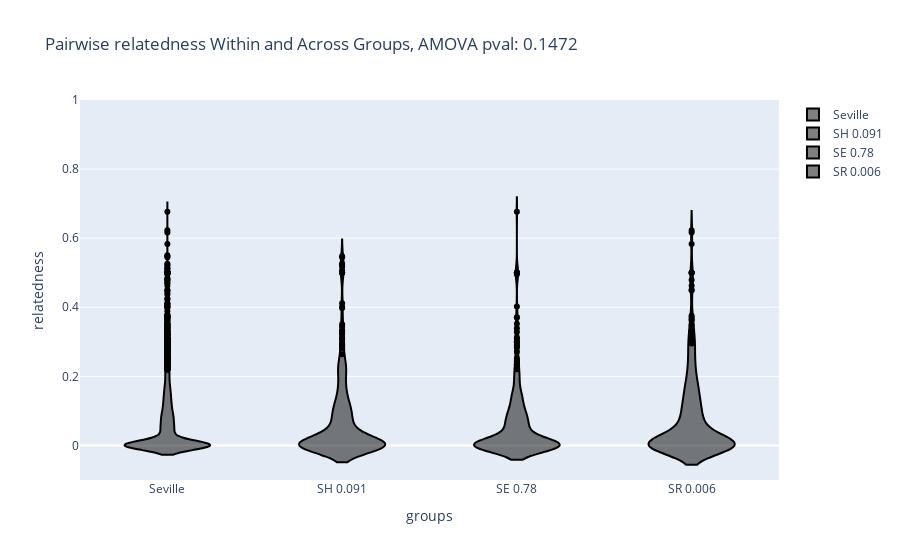

The cell this chart's notebook holds for it:
### Code cell
## We'll first look at the distribution of genetic distances across the colony and within roosting groups.
## First get genetic distance matrix:
np.random.seed(12345678)

fig_box_rel= []

###########################
### for Seville
Sev_sim_matrix= [[Ind_asso[y][x] for x in Seville_order] for y in Seville_order]
Sev_sim_matrix= np.array(Sev_sim_matrix)
iuSev= np.triu_indices(Sev_sim_matrix.shape[0],1)
Sev_sim_vector= Sev_sim_matrix[iuSev]

fig_box_rel.append(go.Violin(
    y= Sev_sim_vector,
    name= 'Seville',
    marker= dict(
    color= 'black'
    )
))

###########################
### SH
SH_sim_matrix= [[Ind_asso[y][x] for x in gp_bats['SH']] for y in gp_bats['SH']]
SH_sim_matrix= np.array(SH_sim_matrix)
iuSH= np.triu_indices(SH_sim_matrix.shape[0],1)
SH_sim_vector= SH_sim_matrix[iuSH]


fig_box_rel.append(go.Violin(
    y= SH_sim_vector,
    name= 'SH {}'.format(round(stats.ttest_ind(Sev_sim_vector,SH_sim_vector, equal_var = False)[1],3)),
    marker= dict(
    color= 'black'
    )
))

###########################
### SE 
SE_sim_matrix= [[Ind_asso[y][x] for x in gp_bats['SE']] for y in gp_bats['SE']]
SE_sim_matrix= np.array(SE_sim_matrix)
iuSE= np.triu_indices(SE_sim_matrix.shape[0],1)
SE_sim_vector= SE_sim_matrix[iuSE]

fig_box_rel.append(go.Violin(
    y= SE_sim_vector,
    name= 'SE {}'.format(round(stats.ttest_ind(Sev_sim_vector,SE_sim_vector, equal_var = False)[1],3)),
    marker= dict(
    color= 'black'
    )
))


###########################
### SR
SR_sim_matrix= [[Ind_asso[y][x] for x in gp_bats['SR']] for y in gp_bats['SR']]
SR_sim_matrix= np.array(SR_sim_matrix)
iuSR= np.triu_indices(SR_sim_matrix.shape[0],1)
SR_sim_vector= SR_sim_matrix[iuSR]

fig_box_rel.append(go.Violin(
    y= SR_sim_vector,
    name= 'SR {}'.format(round(stats.ttest_ind(Sev_sim_vector,SR_sim_vector, equal_var = False)[1],3)),
    marker= dict(
    color= 'black'
    )
))
##### F_ way
import scipy.stats as stats

test= stats.f_oneway(SR_sim_vector,SH_sim_vector,SE_sim_vector)
#####

layout= go.Layout(
    yaxis= dict(
        title= 'relatedness',
        range= [-.1,1]
    ),
    title= 'Pairwise relatedness Within and Across Groups, AMOVA pval: {}'.format(round(test[1],4)),
    
    xaxis= dict(
    title= 'groups'
    )
)


fig = go.Figure(data=fig_box_rel,layout= layout)
iplot(fig)

### Figure 1 — Plotly figure (JSON) as saved in the notebook; plotly's stock layout.template omitted (floating-point values rounded to 4 significant figures; data arrays with more than 128 entries replaced by an {"elided": "..."} marker saying what was removed)
{"data": [{"marker": {"color": "black"}, "name": "Seville", "type": "violin", "y": {"elided": "3486 float values"}}, {"marker": {"color": "black"}, "name": "SH 0.091", "type": "violin", "y": {"elided": "378 float values"}}, {"marker": {"color": "black"}, "name": "SE 0.78", "type": "violin", "y": {"elided": "378 float values"}}, {"marker": {"color": "black"}, "name": "SR 0.006", "type": "violin", "y": {"elided": "378 float values"}}], "layout": {"title": {"text": "Pairwise relatedness Within and Across Groups, AMOVA pval: 0.1472"}, "xaxis": {"title": {"text": "groups"}}, "yaxis": {"range": [-0.1, 1], "title": {"text": "relatedness"}}}}
